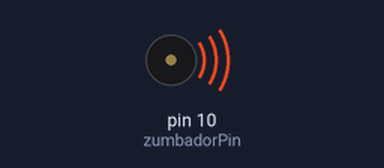
Bench run of a sketch on a simulated Arduino Uno, built with avr-gcc and run on an emulated ATmega328P. On the bench: buzzer (waves = sounding).

Above: at 0.05 s.
At 3.57 s:
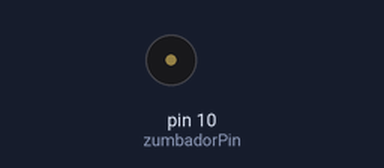
Timing chart, 0 to 3.9 s (numbered marks = the images above):
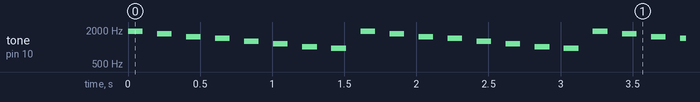

Measured:
- by itself, tone on pin 10 (zumbadorPin): repeats every 1.6 s: silent 0.10 s, 1700 Hz 0.10 s, silent 0.10 s, 1519 Hz 0.10 s, silent 0.10 s, 1432 Hz 0.10 s, silent 0.10 s, 1275 Hz 0.10 s, silent 0.10 s, 1136 Hz 0.10 s, silent 0.10 s, 1014 Hz 0.10 s, silent 0.10 s, 956 Hz 0.10 s, silent 0.10 s, 1915 Hz 0.10 s

The sketch:

12_ejercicio.ino
```cpp
int zumbadorPin = 10; // Pin al que está conectado el zumbador (salida analógica)
int notas[] = {1915, 1700, 1519, 1432, 1275, 1136, 1014, 956}; // Valores de frecuencia para las notas
int timNota = 100; // Tiempo de duración de cada nota en milisegundos
int pausa = 100; // Tiempo de pausa entre notas en milisegundos

void setup() {
  pinMode(zumbadorPin, OUTPUT);
}

void loop() {
  for (int n = 0; n < 8; n++) {
    // Generar la nota actual
    tone(zumbadorPin, notas[n]);

    // Mantener la nota durante el tiempo especificado (tnota)
    for (int m = 0; m <= timNota; m++) {
      delay(1); // Pequeña pausa para mantener la nota
    }

    // Apagar el zumbador
    noTone(zumbadorPin);

    // Hacer una pausa entre notas
    delay(pausa);
  }
}
```
